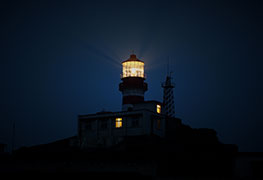
#> input picture core/templates/assets/img/elements/a.jpg, 263 x 180 px
$ python -i validators.py   (imports and definitions only)
#> lines starting #> are read from the running program, lines starting #| are printed output that depends on the picture
from django.core.exceptions import ValidationError
from PIL import Image, ImageOps
from io import BytesIO

# [14 lines left out: function validate_image_aspect_ratio, not called in this run]
def apply_exif_orientation(img):
    """Применяет EXIF-ориентацию к изображению и возвращает корректные размеры."""
    try:
        exif = img._getexif()
    except AttributeError:
        exif = None

    if exif is None:
        return img

    orientation = exif.get(0x0112, 1)

    if orientation == 1:
        return img
    elif orientation == 2:
        return ImageOps.mirror(img)
    elif orientation == 3:
        return img.rotate(180)
    elif orientation == 4:
        return ImageOps.flip(img)
    elif orientation == 5:
        return ImageOps.mirror(img).rotate(270)
    elif orientation == 6:
        return img.rotate(270)
    elif orientation == 7:
        return ImageOps.mirror(img).rotate(90)
    elif orientation == 8:
        return img.rotate(90)
    else:
        return img


# [37 lines left out: function validate_ad_image, not called in this run]

>>> import cv2
>>> picture = cv2.imread('../templates/assets/img/elements/a.jpg', cv2.IMREAD_GRAYSCALE)
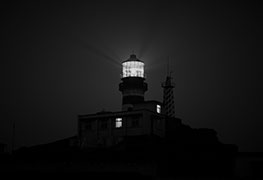
#> picture: shape (180, 263); min 0, max 255, mean 19.4
>>> result = apply_exif_orientation(picture)
